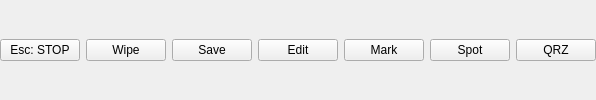
           <widget class="QFrame" name="widget_cmd">
            <layout class="QHBoxLayout" name="ButtonRow3">
             <property name="leftMargin">
              <number>0</number>
             </property>
             <property name="topMargin">
              <number>0</number>
             </property>
             <property name="rightMargin">
              <number>0</number>
             </property>
             <property name="bottomMargin">
              <number>0</number>
             </property>
             <item>
              <widget class="QPushButton" name="button_cmd_esc">
               <property name="focusPolicy">
                <enum>Qt::NoFocus</enum>
               </property>
               <property name="text">
                <string>Esc: STOP</string>
               </property>
              </widget>
             </item>
             <item>
              <widget class="QPushButton" name="button_cmd_wipe">
               <property name="focusPolicy">
                <enum>Qt::NoFocus</enum>
               </property>
               <property name="text">
                <string>Wipe</string>
               </property>
              </widget>
             </item>
             <item>
              <widget class="QPushButton" name="button_cmd_save">
               <property name="focusPolicy">
                <enum>Qt::NoFocus</enum>
               </property>
               <property name="text">
                <string>Save</string>
               </property>
              </widget>
             </item>
             <item>
              <widget class="QPushButton" name="button_cmd_edit">
               <property name="focusPolicy">
                <enum>Qt::NoFocus</enum>
               </property>
               <property name="text">
                <string>Edit</string>
               </property>
              </widget>
             </item>
             <item>
              <widget class="QPushButton" name="button_cmd_mark">
               <property name="focusPolicy">
                <enum>Qt::NoFocus</enum>
               </property>
               <property name="text">
                <string>Mark</string>
               </property>
              </widget>
             </item>
             <item>
              <widget class="QPushButton" name="button_cmd_spot">
               <property name="focusPolicy">
                <enum>Qt::NoFocus</enum>
               </property>
               <property name="text">
                <string>Spot</string>
               </property>
              </widget>
             </item>
             <item>
              <widget class="QPushButton" name="button_cmd_qrz">
               <property name="focusPolicy">
                <enum>Qt::NoFocus</enum>
               </property>
               <property name="text">
                <string>QRZ</string>
               </property>
              </widget>
             </item>
            </layout>
           </widget>
